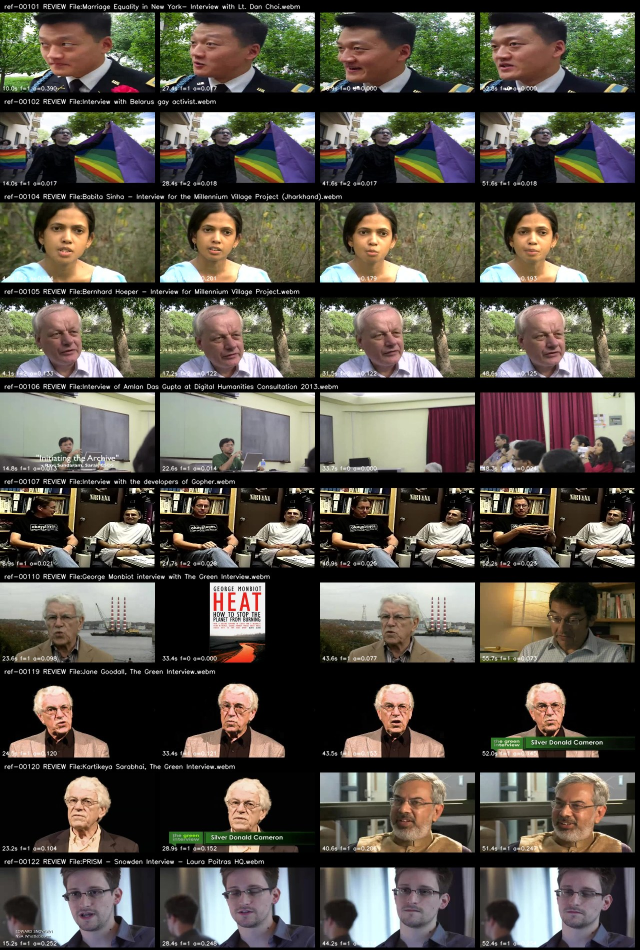
#> input picture hearframe-grand-v4/ask/m2-visual-sheets/sheet-01.jpg, 1280 x 1900 px (shown at 1/2 size)
$ python -i hearframe-m2-visual-audit.py   (imports and definitions only)   (older library calls are emulated)
#> lines starting #> are read from the running program, lines starting #| are printed output that depends on the picture; after the words box and inside, x2 and y2 are one past the last pixel; in counts of white or black regions, pixels touching at a corner belong together
#!/usr/bin/env python3
from __future__ import annotations
import json, re, subprocess, threading, time, urllib.parse, urllib.request
from concurrent.futures import ThreadPoolExecutor, as_completed
from pathlib import Path

import cv2
import numpy as np

ROOT=Path(__file__).resolve().parents[2]
ASK=ROOT/'hearframe-grand-v4/ask'
# [1 line that did not run here, left out]
OVERRIDES_PATH=ASK/'m2-visual-review-overrides.json'
OUT=ASK/'m2-full-visual-audit.json'
# [4 lines not run here, left out]
HARD_TITLE=re.compile(r'\b(zoom|teams|webex|google meet|webinar|screen.?share|screen recording|podcast|trailer|commercial|promo(?:tional)?|gameplay|animation)\b',re.I)
NEWS_TITLE=re.compile(r'\b(news package|reporter package|newscast|news report)\b',re.I)
TLS=threading.local()
UA='Hearframe-M2-VisualAudit/4.0 (+https://github.com/jamshih/html; research QA)'
API='https://commons.wikimedia.org/w/api.php'
_RESOLVE_CACHE={}; RESOLVE_LOCK=threading.Lock()

def face_detector():
    if not hasattr(TLS,'face'):
        TLS.face=cv2.CascadeClassifier(cv2.data.haarcascades+'haarcascade_frontalface_default.xml')
    return TLS.face

def run(cmd,timeout=120):
    return subprocess.run([str(x) for x in cmd],stdout=subprocess.PIPE,stderr=subprocess.PIPE,text=True,timeout=timeout)

# [93 lines left out: functions clean_url, resolve_commons, windows, prepare_span, extract_pair, not called in this run]

def metrics(path):
    im=cv2.imread(str(path))
#> im is the input picture: shape (1900, 1280, 3); mean B, G, R 70.6, 80.3, 84.9
    if im is None:return None
    g=cv2.cvtColor(im,cv2.COLOR_BGR2GRAY);faces=face_detector().detectMultiScale(g,1.1,5,minSize=(30,30))
#> after `g = cv2.cvtColor(im, cv2.COLOR_BGR2GRAY)`:
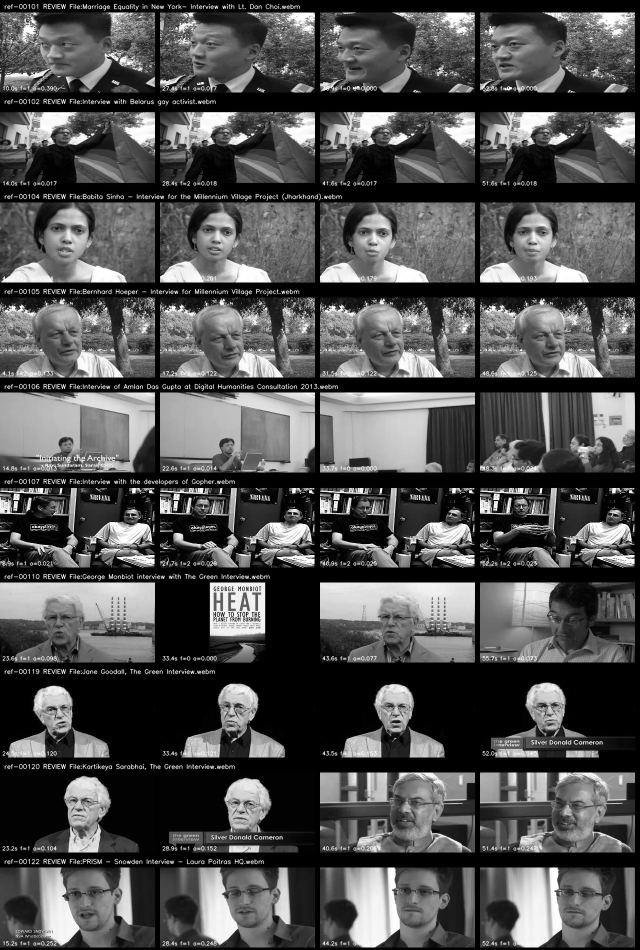
#> g: shape (1900, 1280) (shown at 1/2 size); min 0, max 255, mean 80.6
#> after `faces = face_detector().detectMultiScale(g, 1.1, 5, minSize=(30, 30))`: faces = 29 rows, first 6: [387, 997, 38, 38], [1026, 998, 36, 36], [713, 1002, 36, 36], [750, 1209, 66, 66], [423, 1379, 84, 84], [748, 1378, 88, 88]
    area=max([w*h for _,_,w,h in faces],default=0)/(im.shape[0]*im.shape[1])
#> area = 0.00573
    edge=cv2.Canny(g,75,180);bottom=edge[int(edge.shape[0]*.72):];center=edge[int(edge.shape[0]*.20):int(edge.shape[0]*.68)]
#> after `edge = cv2.Canny(g, 75, 180)`:
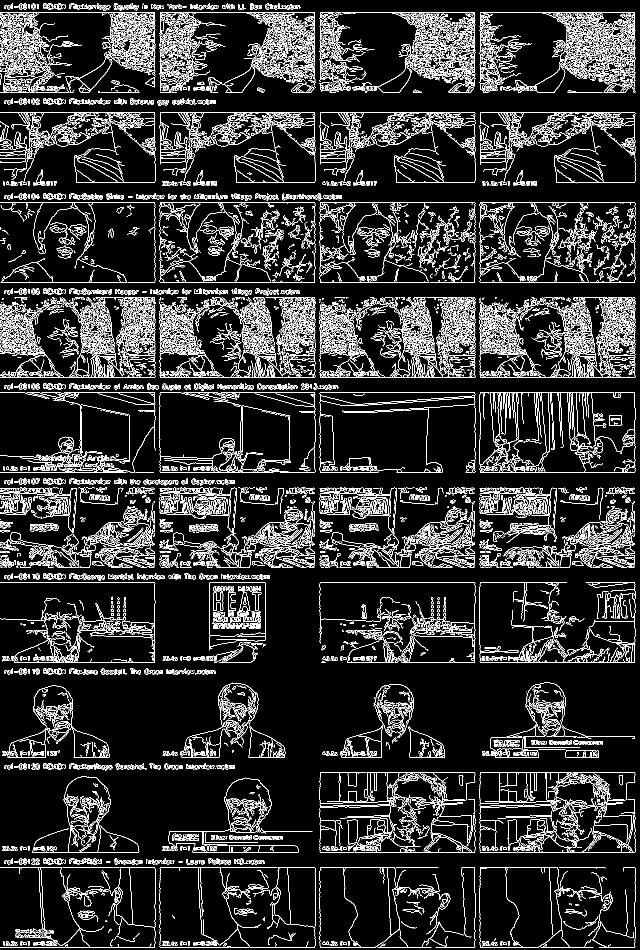
#> edge: shape (1900, 1280) (shown at 1/2 size); 11.8% white in thin lines or dots
#> after `bottom = edge[int(edge.shape[0] * 0.72):]`:
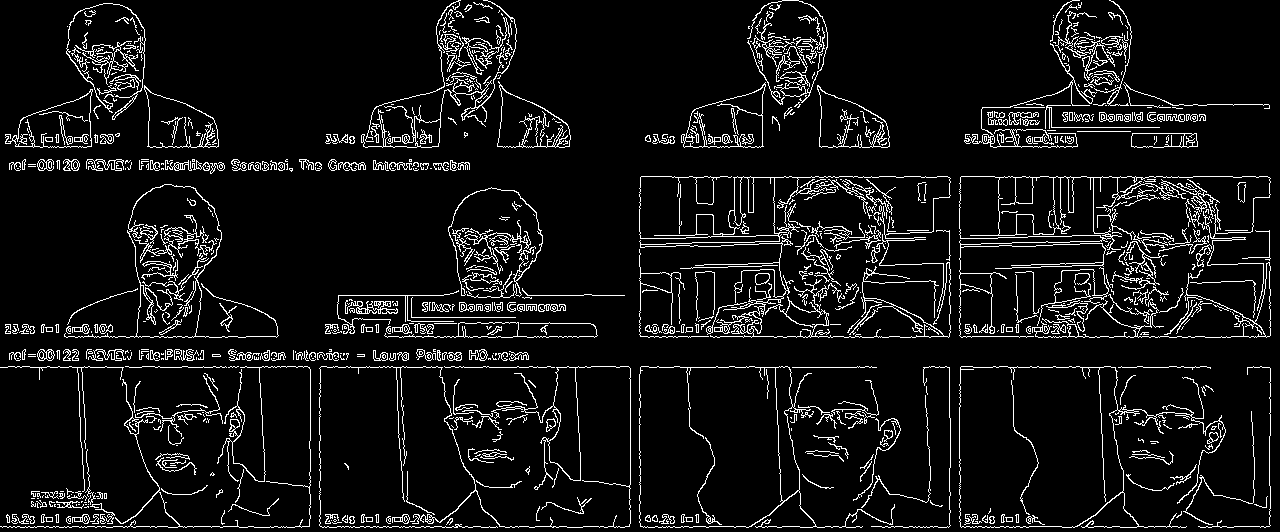
#> bottom: shape (532, 1280); 7.5% white in thin lines or dots
#> after `center = edge[int(edge.shape[0] * 0.2):int(edge.shape[0] * 0.68)]`:
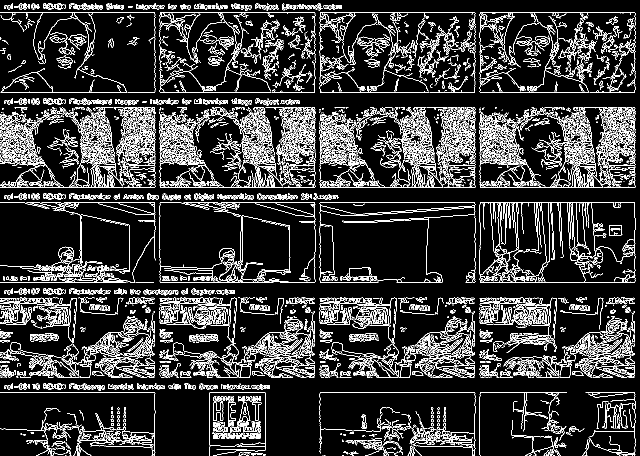
#> center: shape (912, 1280) (shown at 1/2 size); 13.4% white in thin lines or dots
    return {'image':im,'gray':g,'brightness':float(g.mean()),'sharpness':float(cv2.Laplacian(g,cv2.CV_64F).var()),
            'faceCount':len(faces),'largestFaceArea':float(area),'bottomEdge':float((bottom>0).mean()),'centerEdge':float((center>0).mean())}

# [89 lines left out: functions audit, make_sheets, main, not called in this run]

# [1 line not run here, left out]

>>> result = metrics('../../hearframe-grand-v4/ask/m2-visual-sheets/sheet-01.jpg')
#> result = 8 items

$ run again, on wrongbook-v2/assets/mindmaps/biology/biology-05__pellet-test-tube.webp
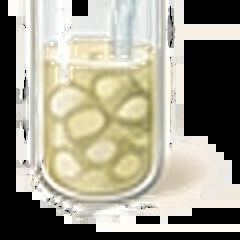
#> input picture wrongbook-v2/assets/mindmaps/biology/biology-05__pellet-test-tube.webp, 240 x 240 px
#> in metrics, im is the input picture: shape (240, 240, 3); mean B, G, R 139.4, 155.3, 158.7
#> faces = ()
#> area = 0
#> in metrics, `edge = cv2.Canny(g, 75, 180)`:
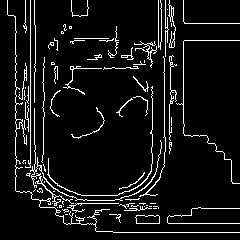
#> edge: shape (240, 240); 7.5% white in thin lines or dots
#> bottom: shape (68, 240); 9% white in thin lines or dots, all inside (x1, y1, x2, y2) = (15, 0, 240, 61)
#> in metrics, `center = edge[int(edge.shape[0] * 0.2):int(edge.shape[0] * 0.68)]`:
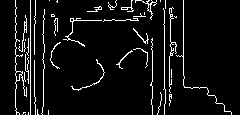
#> center: shape (115, 240); 6.6% white in thin lines or dots
#> result = 8 items

$ run again, on wrongbook-v2/assets/mindmaps/biology/biology-05__reaction-test-tube.webp
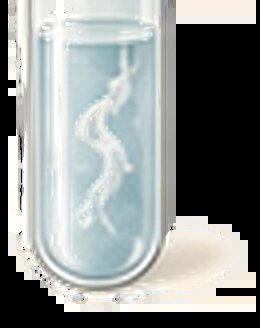
#> input picture wrongbook-v2/assets/mindmaps/biology/biology-05__reaction-test-tube.webp, 260 x 328 px
#> in metrics, im is the input picture: shape (328, 260, 3); mean B, G, R 145.4, 147.1, 142.6
#> faces = ()
#> area = 0
#> in metrics, `edge = cv2.Canny(g, 75, 180)`:
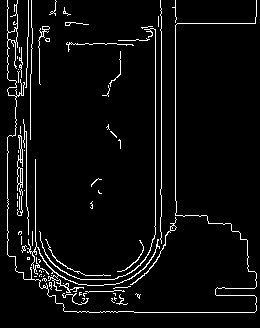
#> edge: shape (328, 260); 4.9% white in thin lines or dots
#> bottom: shape (92, 260); 6.9% white in thin lines or dots, all inside (x1, y1, x2, y2) = (7, 0, 257, 77)
#> in metrics, `center = edge[int(edge.shape[0] * 0.2):int(edge.shape[0] * 0.68)]`:
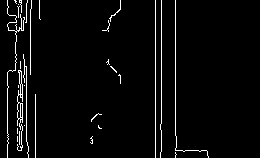
#> center: shape (158, 260); 3.5% white in thin lines or dots, all inside (x1, y1, x2, y2) = (7, 0, 209, 158)
#> result = 8 items
